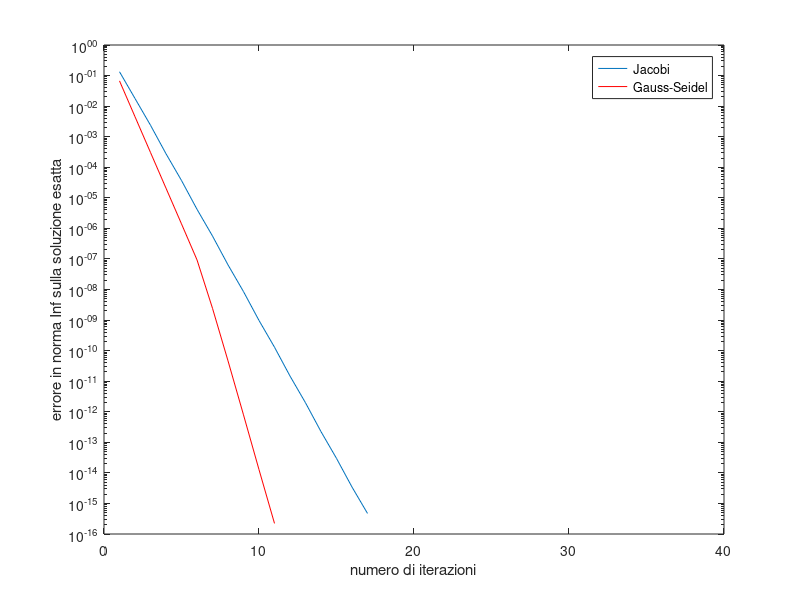

The MATLAB source for this figure:
%Esercizio 3
format long
close all
clear 
clc
%Inserimento dati
A=diag(15*ones(7,1))+diag(1*ones(6,1),1)+diag(1*ones(6,1),-1);
x=[1 0 1 0 1 0 1]';
b=A*x;
%Metodo di Jacobi
[n,n]=size(A);
x0=zeros(n,1);
iter=0;
nmax=40;
while iter<nmax
    iter=iter+1;
    D=diag(diag(A));
    C=A-D;
    B_Jacobi=-inv(D)*C;
    x_J(:,iter)=-inv(D)*C*x0+inv(D)*b;
    x0=x_J(:,iter);
    err_J(iter,1)=norm(x-x_J(:,iter),inf);
end
disp('norma della matrice di Jacobi')
norm(B_Jacobi,inf)
semilogy([1:iter],err_J)
xlabel('numero di iterazioni')
ylabel('errore in norma Inf sulla soluzione esatta')
%Metodo di Gauss-Seidel
x0=zeros(n,1);
iter=0;
x=[];
x_old=x0;
while iter<nmax
    iter=iter+1;
    D=diag(diag(A));
    E=tril(A,-1);
    F=triu(A,1);
    B_Gauss=-inv(D+E)*F;
    x(:,iter)=-inv(D+E)*F*x_old+inv(D+E)*b;
    x_old=x(:,iter);
end

for iter=1:nmax
    err_GS(iter,1)=norm(x_old-x(:,iter),inf);
end
disp('norma della matrice di Gauss-Seidel')
norm(B_Gauss,inf)
hold on
semilogy([1:iter],err_GS,'r')    
legend('Jacobi','Gauss-Seidel')
disp('raggi spettrali Jacobi e Gauss-Seidel')
[max(eig(B_Jacobi)) max(eig(B_Gauss))]

